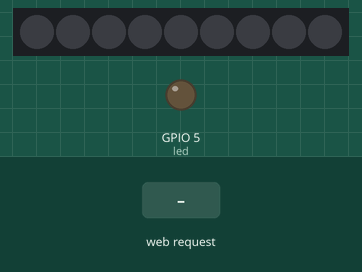
Simulated run of this sketch. Board: ESP8266 (NodeMCU). On the bench: 9 RGB LEDs in strip order, left to right, output pins drawn as LEDs (lit = HIGH). The inputs (shaded band) are chosen by the test bench. Dim RGB values are drawn brighter than linear; WiFi joins after 1.5 s; servers stay silent unless stated; what the sketch prints to the serial monitor is not drawn.

Above: at 2.7 s.
2.8 s: HTTP request GET /Led?RGB=1&R=1&G=1 received
At 4.0 s:
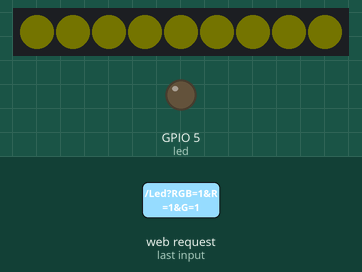
4.3 s: HTTP request GET /Led?RGB=120&R=120&G=120 received
At 5.1 s:
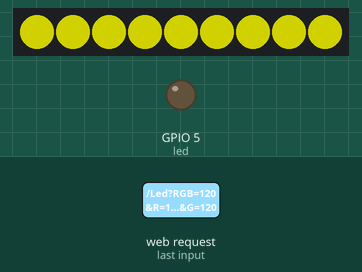
5.8 s: HTTP request GET /off received
At 6.2 s:
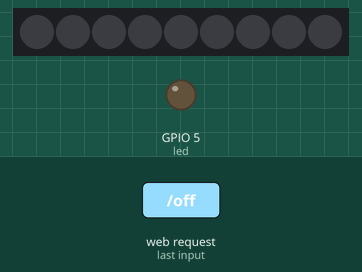
7.3 s: HTTP request GET /Led?RGB=1 received
At 8.6 s:
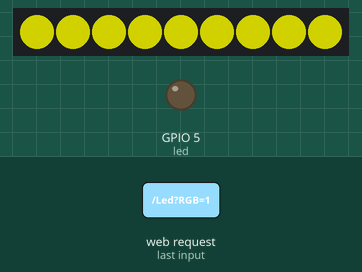
Timing chart, 0 to 9.8 s (numbered marks = the images above; inputs shaded):
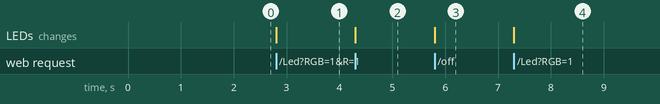

The sketch:

Esp8266_rgbstrip.ino
```cpp
#include <ESP8266WiFi.h>
#include <WiFiClient.h>
#include <ESP8266WebServer.h>
#include <ESP8266mDNS.h>
#include <Adafruit_NeoPixel.h>
#ifdef __AVR__
#include <avr/power.h>
#endif

#define PIN 4

// Parameter 1 = number of pixels in strip
// Parameter 2 = Arduino pin number (most are valid)
// Parameter 3 = pixel type flags, add together as needed:
//   NEO_KHZ800  800 KHz bitstream (most NeoPixel products w/WS2812 LEDs)
//   NEO_KHZ400  400 KHz (classic 'v1' (not v2) FLORA pixels, WS2811 drivers)
//   NEO_GRB     Pixels are wired for GRB bitstream (most NeoPixel products)
//   NEO_RGB     Pixels are wired for RGB bitstream (v1 FLORA pixels, not v2)
//   NEO_RGBW    Pixels are wired for RGBW bitstream (NeoPixel RGBW products)
Adafruit_NeoPixel strip = Adafruit_NeoPixel(9, PIN, NEO_GRB + NEO_KHZ800);


const char* ssid = "ChickenRings";
const char* password = "rossperotsdirtylittlesecret";

ESP8266WebServer server(80);

const int led = 5;

int r = 0;
int g = 0;
int b = 0;

void handleRoot() {
  digitalWrite(led, 1);
  server.send(200, "text/plain", "hello from esp8266!");
  digitalWrite(led, 0);
}

void handleOff() {
    for (uint16_t i = 0; i < strip.numPixels(); i++) {
    strip.setPixelColor(i, strip.Color(0, 0, 0));
  }
  strip.show();
  server.send(200, "text/plain", "Leds Off");
}

void handleLed() {
  String message = "";
  if (server.arg("RGB") == "") {   //Parameter not found
    message = "RGB Argument not found";
  } else {

  if (server.arg("R") == "") {   //Parameter not found
    message = "R Argument not found";
  } else {    //Parameter found
    message = "R Argument = ";
    message += server.arg("R");
    message = "\n";
    r = server.arg("R").toInt(); //Gets the value of the query parameter
  }
  if (server.arg("G") == "") {   //Parameter not found
    message = "G Argument not found";
  } else {    //Parameter found
    message += "G Argument = ";
    message += server.arg("G");
    message += "\n";
    g = server.arg("G").toInt(); //Gets the value of the query parameter
  }
    if (server.arg("B") == "") {   //Parameter not found
    message = "B Argument not found";
  } else {    //Parameter found
    message += "B Argument = ";
    message += server.arg("B");
    message = "\n";
    b = server.arg("B").toInt(); //Gets the value of the query parameter
  }
  for (uint16_t i = 0; i < strip.numPixels(); i++) {
    strip.setPixelColor(i, strip.Color(r, g, b));

  }
  strip.show();
  server.send(200, "text/plain", message);
  digitalWrite(led, 0);
  }
}

void handleNotFound() {
  digitalWrite(led, 1);
  String message = "File Not Found\n\n";
  message += "URI: ";
  message += server.uri();
  message += "\nMethod: ";
  message += (server.method() == HTTP_GET) ? "GET" : "POST";
  message += "\nArguments: ";
  message += server.args();
  message += "\n";
  for (uint8_t i = 0; i < server.args(); i++) {
    message += " " + server.argName(i) + ": " + server.arg(i) + "\n";
  }
  server.send(404, "text/plain", message);
  digitalWrite(led, 0);
}

void setup(void) {
  strip.begin();
  strip.show(); // Initialize all pixels to 'off'
  pinMode(led, OUTPUT);
  digitalWrite(led, 0);
  Serial.begin(115200);
  WiFi.begin(ssid, password);
  Serial.println("");

  // Wait for connection
  while (WiFi.status() != WL_CONNECTED) {
    delay(500);
    Serial.print(".");
  }
  Serial.println("");
  Serial.print("Connected to ");
  Serial.println(ssid);
  Serial.print("IP address: ");
  Serial.println(WiFi.localIP());

  if (MDNS.begin("tv_leds")) {
    Serial.println("MDNS responder started");
  }

  server.on("/", handleRoot);
  server.on("/off", handleOff);
  server.on("/Led", handleLed);
  server.onNotFound(handleNotFound);

  server.begin();
  Serial.println("HTTP server started");
}

void loop(void) {
  server.handleClient();
}
```

Measured:
- after the input at 2.8 s, the LEDs: change at once (image 1)
- after the input at 4.3 s, the LEDs: change at once (image 2)
- after the input at 5.8 s, the LEDs: change at once (image 3)
- after the input at 7.3 s, the LEDs: change at once (image 4)
